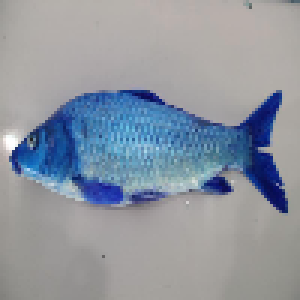
#> input picture resized-dataset/train/Gold Fish/img0.png, 100 x 100 px, found by its file name (shown 3 times larger)
$ jupyter execute --allow-errors full.ipynb
#> lines starting #> are read from the running program, lines starting #| are printed output that depends on the picture; long printed decimals are rounded
[cell 1]
import numpy as np
import matplotlib.pyplot as plt
import matplotlib.image as im
import pandas as pd
import os
from pathlib import Path
import cv2
import threading
from scipy.ndimage import binary_fill_holes

[cell 2]
old_dir = './FishImgDataset'
resized_dir = './resized-dataset'

labels = ['Glass Perchlet', 'Gold Fish',
          'Gourami', 'Jaguar Gapote', 'Mosquito Fish']

def setup_dir(labelName):
    # [4 lines of commented-out code are left out]
    Path(f"{resized_dir}/train/{labelName}").mkdir(parents=True,exist_ok=True)
    Path(f"{resized_dir}/val/{labelName}").mkdir(parents=True,exist_ok=True)

for label in labels:
    setup_dir(label)

[cell 3]
def importImages(path):
    images = []
    folder_path = path
    nama_files = os.listdir(folder_path)
    for nama_file in nama_files:
        # print(nama_file.split('.')[1])
        if nama_file.split('.')[1] != 'gif':
            file_path = os.path.join(folder_path, nama_file)
            image = cv2.imread(file_path, cv2.IMREAD_COLOR)
            images.append(image)
    return images

[cell 4]
def resizeImage(image):
    size = 100
    result = cv2.resize(image,(size,size))
    return result

[cell 5]
def prepare_image(labelName,typename):
    images = importImages(f"{old_dir}/{typename}/{labelName}")
    for index, image in enumerate(images):
        try:
            res = resizeImage(image)
            filename = f"img{index}.png"
            plt.imsave(f"{resized_dir}/{typename}/{labelName}/{filename}",res)
        except Exception as e:
            errs.append(f"file: {typename}/{labelName}/{filename} , error: {e}")

[cell 6]
from tqdm import tqdm
import threading

[cell 7]
dirs = labels
errs = []
# prepare_image(labels[0],'train')
for label in tqdm(dirs):
    t1 = threading.Thread(target=prepare_image,args=(label,'train'))
    t2 = threading.Thread(target=prepare_image,args=(label,'val'))
    # t3 = threading.Thread(target=prepare_image,args=(label,'test'))
    t1.start()
    t2.start()
    # t3.start()
    t1.join()
    t2.join()
    # t3.join()

[cell 8]
print(errs)

# Masking

[cell 9]
from scipy.ndimage import binary_fill_holes
s1 = cv2.imread('./resized-dataset/train/Glass Perchlet/img0.png')
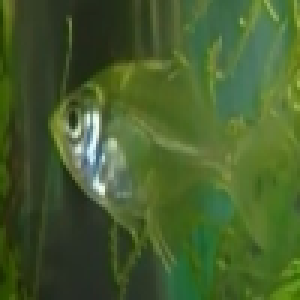
#> s1: shape (100, 100, 3) (shown 3 times larger); mean B, G, R 45.5, 93.9, 70.2
s2 = cv2.imread('./resized-dataset/train/Gold Fish/img0.png')
#> s2 is the input picture: shape (100, 100, 3); mean B, G, R 160.4, 149.9, 142.6
s3 = cv2.imread('./resized-dataset/train/Gourami/img0.png')
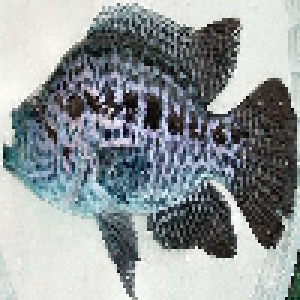
#> input picture resized-dataset/test/Jaguar Gapote/img0.png, 100 x 100 px, found by its file name (shown 3 times larger)
#> s3 is the input picture: shape (100, 100, 3); mean B, G, R 154, 152, 145.5
s4 = cv2.imread('./resized-dataset/train/Jaguar Gapote/img0.png')
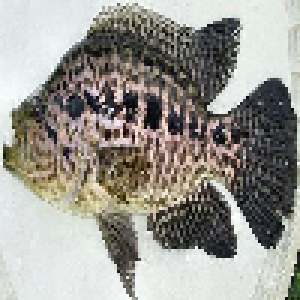
#> s4: shape (100, 100, 3) (shown 3 times larger); mean B, G, R 145.5, 152, 154
s5 = cv2.imread('./resized-dataset/train/Mosquito Fish/img0.png')
sources = [s1,s2,s3,s4,s5]

[cell 10]
def show_img(img):
  plt.figure(figsize=(10, 10))
  for i in range(len(img)):
    plt.subplot(1, len(img), i+1)
    plt.imshow(img[i], cmap='gray')
#> this loop made 5 passes

[cell 11]
show_img(sources)
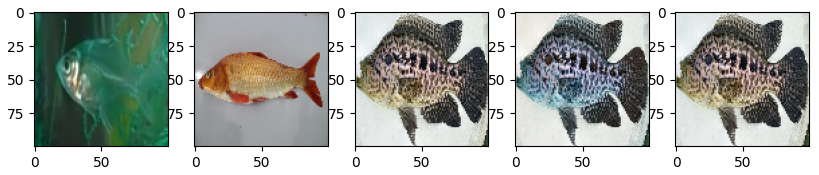
#> figure drawn by matplotlib, 5 panels; B, G, R data is drawn as R, G, B

[cell 12]
center = sources[3][30:70, 30:70]
center = cv2.GaussianBlur(center,(11,11),0)
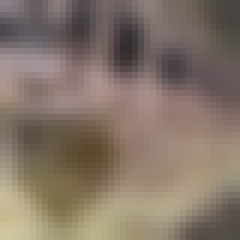
#> center: shape (40, 40, 3) (shown 6 times larger); mean of channels 0, 1, 2 104, 116.6, 131.8; drawn as B, G, R
# center =cv2.cvtColor(center)
plt.imshow(center,'gray')
print(center.mean(0).mean(0).mean(0))
#| 117.457

[cell 13]
def wrap_padding(src: np.ndarray, size=1) -> np.ndarray:
    src_x, src_y = src.shape
    result = np.zeros((src_x+(size*2),src_y+(size*2)))

    # wrap padding corner
    result[:-size*2, :-size*2] = src
    result[size*2:, :-size*2] = src
    result[size*2:, size*2:] = src
    result[:-size*2, size*2:] = src
    # wrap padding lrtb
    result[:-size*2, size:-size] = src
    result[size*2:, size:-size] = src
    result[size:-size, size*2:] = src
    result[size:-size, :-size*2] = src

    # center
    result[size:-size, size:-size] = src
    return result

def median_filter(src: np.ndarray, size=3):
    src_pad = np.pad(src, (size-1)//2, "wrap")
    x_axis, y_axis = src.shape
    result = np.zeros_like(src)
    for y in range(y_axis):
        for x in range(x_axis):
            m33 = src_pad[x : x + size, y : y + size]
            flat = np.sort(m33.flatten())
            result[x, y] = flat[(flat.size+1)//2]
    return result

# filter mean a.k.a blur
def mean_filter(src:np.ndarray, size = 3):
    src_pad = wrap_padding(src, (size-1)//2)
    x_axis, y_axis = src.shape
    result = np.zeros_like(src)
    for y in range(y_axis):
        for x in range(x_axis):
            m33 = src_pad[x : x + size, y : y + size]
            flat = (m33.sum()) / m33.size
            result[x, y] = flat
    return result

[cell 14]
kernel = np.array([
    [1,1,1],
    [1,1,1],
    [1,1,1],
]
)
def padding(citra: np.ndarray):
    xcitra, ycitra = citra.shape
    xkernel, ykernel = kernel.shape
    out = np.zeros((xcitra+xkernel-1, ycitra+ykernel-1))
    out[xkernel//2:-(xkernel//2),ykernel//2:-(ykernel//2)] = citra
    return out

def erosi(citra:np.ndarray):
    xkernel, ykernel = kernel.shape
    #kernel sum
    ksum = kernel.sum() * citra.max()
    src = padding(citra)
    result = np.zeros(citra.shape)
    for y in range(citra.shape[1]):
        for x in range(citra.shape[0]):
            temp = src[x:x+xkernel, y:y+ykernel]
            if temp.size != kernel.size:
                continue
            temp_sum = (temp * kernel).sum()
            if(temp_sum == ksum):
                result[x,y] = 1

    return result

def dilasi(citra:np.ndarray):
    xkernel, ykernel = kernel.shape
    src = padding(citra)
    result = np.zeros(citra.shape)
    for y in range(citra.shape[1]):
        for x in range(citra.shape[0]):
            temp = src[x:x+xkernel, y:y+ykernel]
            if temp.size != kernel.size:
                continue
            temp_sum = (temp * kernel).sum()
            if(temp_sum != 0):
                result[x,y] = 1

    return result

def opening(citra: np.ndarray):
    t = erosi(citra)
    return dilasi(t)

[cell 15]
def normalize(src: np.ndarray, max:int = 255):
    vmin, vmax = src.min(), src.max()
    temp = np.array(((src - vmin)/ (vmax - vmin)) * max, dtype=np.float32)
    return np.array(temp,np.int64)

[cell 16]
def mask_fish(image):
    # Preprocess

    src = cv2.cvtColor(image, cv2.COLOR_BGR2GRAY)

    #center image
    center = src[30:70, 30:70]
    center = mean_filter(center,7)

    #image
    #blur with mean filter
    src = mean_filter(src,7)
    #median filter
    src = median_filter(src,5)

    # get mean
    mean = np.mean(src)
    mean_center = np.mean(center)
    # print(f"all: {mean}, center: {mean_center}")

    # Thresholding based on background color
    if mean < mean_center:
        # if avg color is black
        _, mask = cv2.threshold(src, mean, 255, cv2.THRESH_BINARY)
    else:
        _, mask = cv2.threshold(src, mean+10, 255, cv2.THRESH_BINARY_INV)
    #opening
    mask = opening(mask)
    # plt.imshow(mask,'gray')
    mask = binary_fill_holes(mask).astype(np.uint8)
    # mask = np.stack([mask,mask,mask],2)
    masked_image = cv2.bitwise_and(image,image, mask=mask)
    masked_image = cv2.cvtColor(masked_image, cv2.COLOR_BGR2GRAY)
    masked_image = normalize(masked_image)

    # plt.imshow(masked_image,'gray')
    return masked_image

[cell 17]
res = []
# _=mask_fish(sources[0])
for item in sources:
    res.append(mask_fish(item))
#> this loop made 5 passes
#> (mean in mask_fish, mean_center in mask_fish) on passes 1 to 5: (81.05, 102.2), (149.1, 129), (151.3, 114), (152.9, 119.1), (151.3, 114)
#> pass 1, in mask_fish, `src = cv2.cvtColor(image, cv2.COLOR_BGR2GRAY)`:
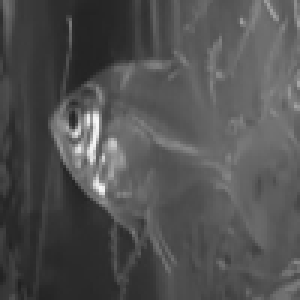
#> src: shape (100, 100) (shown 3 times larger); min 32, max 248, mean 81.3
#> pass 1, in mask_fish, `center = src[30:70, 30:70]`:
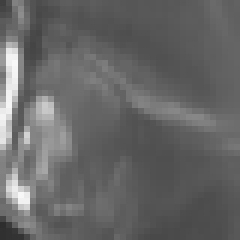
#> center: shape (40, 40) (shown 6 times larger); min 46, max 248, mean 102.5
#> pass 1, in mean_filter, `src_pad = wrap_padding(src, (size-1)//2)`:
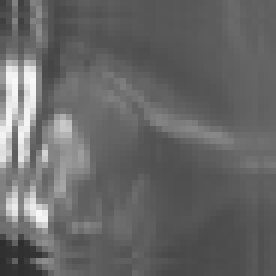
#> src_pad: shape (46, 46) float64 (shown 6 times larger); min 46, max 248, mean 102.8
#> pass 1, in mask_fish, `center = mean_filter(center,7)`:
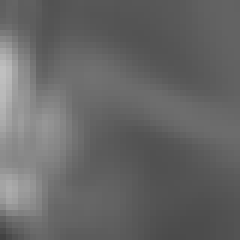
#> center: shape (40, 40) (shown 6 times larger); min 66, max 192, mean 102.2
#> after the loop, res = 5 items
print(f"min: {res[0].min()} max: {res[0].max()}")
#| min: 0 max: 255
show_img(res)
#> the loop in show_img (call 2), `for i in range(len(img)):` made 5 passes
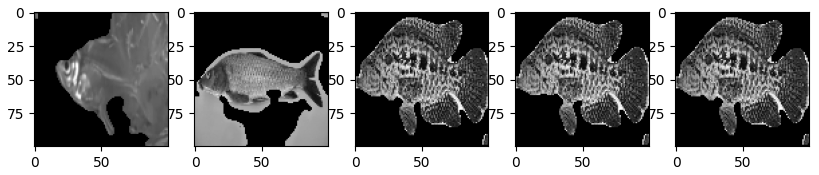
#> figure drawn by matplotlib, 5 panels

# EKSTRAKSI CIRI TEKSTUR

[cell 18]
from math import log, sqrt
err = []
# [34 lines left out: functions contrast, homogeneity, dissimilarity, entropy, not called in this run]

def asm(image):
    result = np.sum(np.square(image))
    return result

def energy(image):
    result = np.sqrt(asm(image))
    return result

# [17 lines left out: function correlation, not called in this run]

[cell 19]
folders = {
    'perchlet': './resized-dataset/train/Glass Perchlet/',
    'gold': './resized-dataset/train/Gold Fish/',
    'gourami': './resized-dataset/train/Gourami/',
    'jaguar': './resized-dataset/train/Jaguar Gapote/',
    'mosquito': './resized-dataset/train/Mosquito Fish/'
}
folders_val = {
    'perchlet': './resized-dataset/val/Glass Perchlet/',
    'gold': './resized-dataset/val/Gold Fish/',
    'gourami': './resized-dataset/val/Gourami/',
    'jaguar': './resized-dataset/val/Jaguar Gapote/',
    'mosquito': './resized-dataset/val/Mosquito Fish/'
}

labels = {
    'perchlet': 0,
    'gold': 1,
    'gourami': 2,
    'jaguar': 3,
    'mosquito': 4
}
header = [
        'label',
        'contrast',
        'homogeneity',
        'dissimilarity',
        'entropy',
        'asm',
        'energy',
        'correlation'
]
header = [
        'label',
        'contrast0',
        'homogeneity0',
        'dissimilarity0',
        'entropy0',
        'asm0',
        'energy0',
        'correlation0',

        'contrast45',
        'homogeneity45',
        'dissimilarity45',
        'asm45',
        'energy45',
        'entropy45',
        'correlation45',

        'contrast90',
        'homogeneity90',
        'dissimilarity90',
        'entropy90',
        'asm90',
        'energy90',
        'correlation90',

        'contrast135',
        'homogeneity135',
        'dissimilarity135',
        'entropy135',
        'asm135',
        'energy135',
        'correlation135',
]

[cell 20]
# [39 lines left out: function extract, not called in this run]

[cell 21]
# [8 lines left out: function do_extraction_degree, not called in this run]

[cell 22]
import concurrent.futures
# [10 lines left out: function extract_texture, not called in this run]

[cell 23]
import threading
from tqdm.auto import tqdm
def do_extraction(folders: dict, destination: list):
    images_with_num = {}
    for path in folders:
        label_num = labels[path] # number label
        path = folders[path] # get folder path based on label key
        # load images in a folder / label
        images = importImages(path)
        images_with_num[label_num] = images

    for label,images in tqdm(images_with_num.items(), desc="Label"):
        # print(f"{label} with {image}")
        # return
        for image in tqdm(images, leave=False, desc="Individual IMG processing"):
            result = []
            masked_image = mask_fish(image)

            if masked_image is not None:
                d0, d45, d90, d135 = do_extraction_degree(masked_image)
                with concurrent.futures.ThreadPoolExecutor() as executor:
                    arr1 = executor.submit(extract_texture,d0)
                    arr2 = executor.submit(extract_texture,d45)
                    arr3 = executor.submit(extract_texture,d90)
                    arr4 = executor.submit(extract_texture,d135)
                arr = [label] + arr1.result() + arr2.result() + arr3.result() + arr4.result()
                result.append(arr)
            destination.append(result)

[cell 24]
train_data = []
val_data = []
t1=threading.Thread(target=do_extraction, args=(folders, train_data))
t2=threading.Thread(target=do_extraction, args=(folders_val, val_data))
t1.start()
t2.start()
t1.join()
t2.join()

#> (a cell that did not finish here is left out)

[cell 26]
def save_to_csv(data:list, header: list, filename: str):
#> called with filename = 'train_dataset'
    with open(f'{filename}.csv','w',encoding="UTF8") as f:
        head = ','.join(header)
        f.write(head + "\n")
        for item in data:
            temp = []
            for data in item:
                temp.append(str(data))
            body = ','.join(temp)
            f.write(body + "\n")
        f.close()

[cell 27]
save_to_csv(train_data, header, 'train_dataset')
save_to_csv(val_data, header, 'val_dataset')
